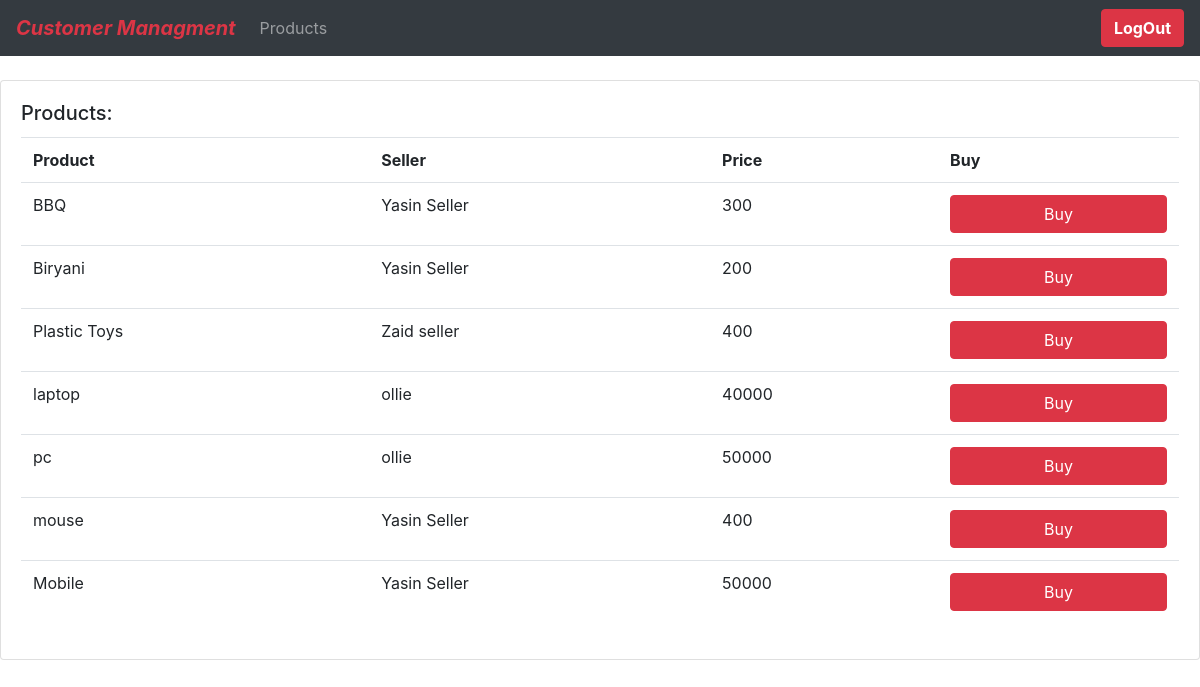
The app's page /products (signed in), older data.
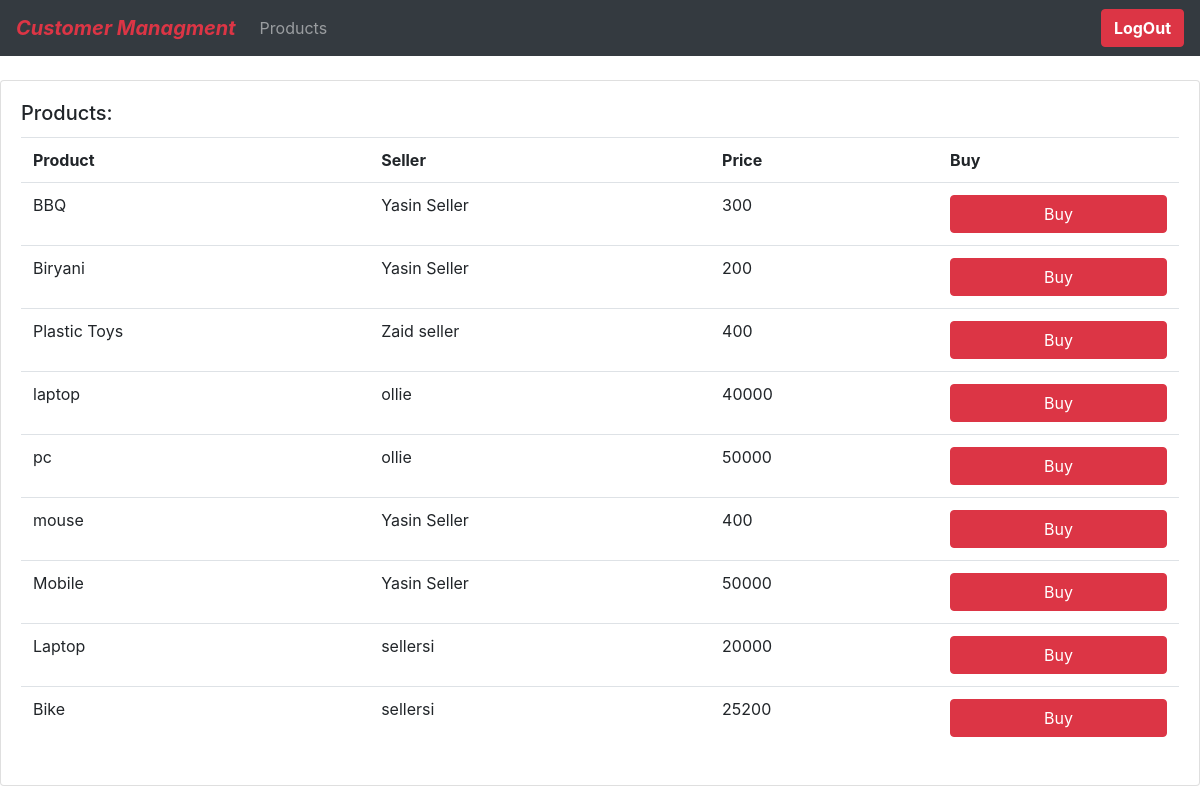
The same page, newer data.
### product/models.py (models this page shows, shortened)
class Product(models.Model):
    seller = models.ForeignKey(Seller , on_delete=models.CASCADE)
    name = models.CharField(unique=True,max_length=200)
    description = models.CharField(max_length=200)
    price = models.IntegerField()
    created_at = models.DateTimeField(auto_now_add=True,max_length=200)
    updated_at = models.DateTimeField(auto_now=True,max_length=200)
    class Meta:
        verbose_name = 'Product'
        verbose_name_plural = 'Products'

### seller/models.py (models this page shows, shortened)
class Seller(models.Model):
    user = models.OneToOneField(User,on_delete=models.CASCADE,unique=True)
    name = models.CharField(max_length=60,null=True)
    phone = models.CharField(max_length=13,null=True)
    address = models.CharField(max_length=200 , default="address here" ,null=True)
    profile_pic = models.ImageField(null=True, default="defaultprofile.jpg" ,blank=True)
    created_at = models.DateTimeField(auto_now_add=True,max_length=200)
    updated_at = models.DateTimeField(auto_now=True,max_length=200)
    class Meta:
        verbose_name = 'Seller'
        verbose_name_plural = 'Sellers'

### Customer/views.py (the view)
# urls.py: path('products',customer_products_view ,name="customer_products"),
@login_required(login_url="signin")
@user_passes_test(is_user_customer , login_url='signin')
def customer_products_view(request):
    products = Product.objects.all()
    context = {'products':products}
    return render(request,'products.html',context)

### Customer/views.py (called while the page is built)
def is_user_customer(user):
    if user.is_authenticated :
        if user.user_type=="CUSTOMER":
            return user

### static/template/products.html
{% extends 'main.html' %}
{% block content %}
<br>
<div class="row">
    <div class="col-md">
        <div class="card card-body">
            <h5 class="card-title">Products:</h5>
            <table class="table">
                <tr>
                    <th>Product</th>
                    <th>Seller</th>
                    <th>Price</th>
                    <th>Buy</th>
                </tr>
                <tr>
                {% for i in products%}
                <tr>
                    <td> {{i.name}}</td>
                    <td> {{i.seller.name}}</td>
                    <td> {{i.price}}</td>
                    <td><a class="btn btn-danger btn-block" href="{% url 'place_order' %}">Buy</a></td>
                </tr>
                {% endfor %}
                </tr>
            </table>
        </div>
    </div>
</div>
{% endblock %}

Row changes from the older to the newer data that the page shows:
added Product: name "Laptop", seller.name "sellersi", price "20000"
added Product: name "Bike", seller.name "sellersi", price "25200"
